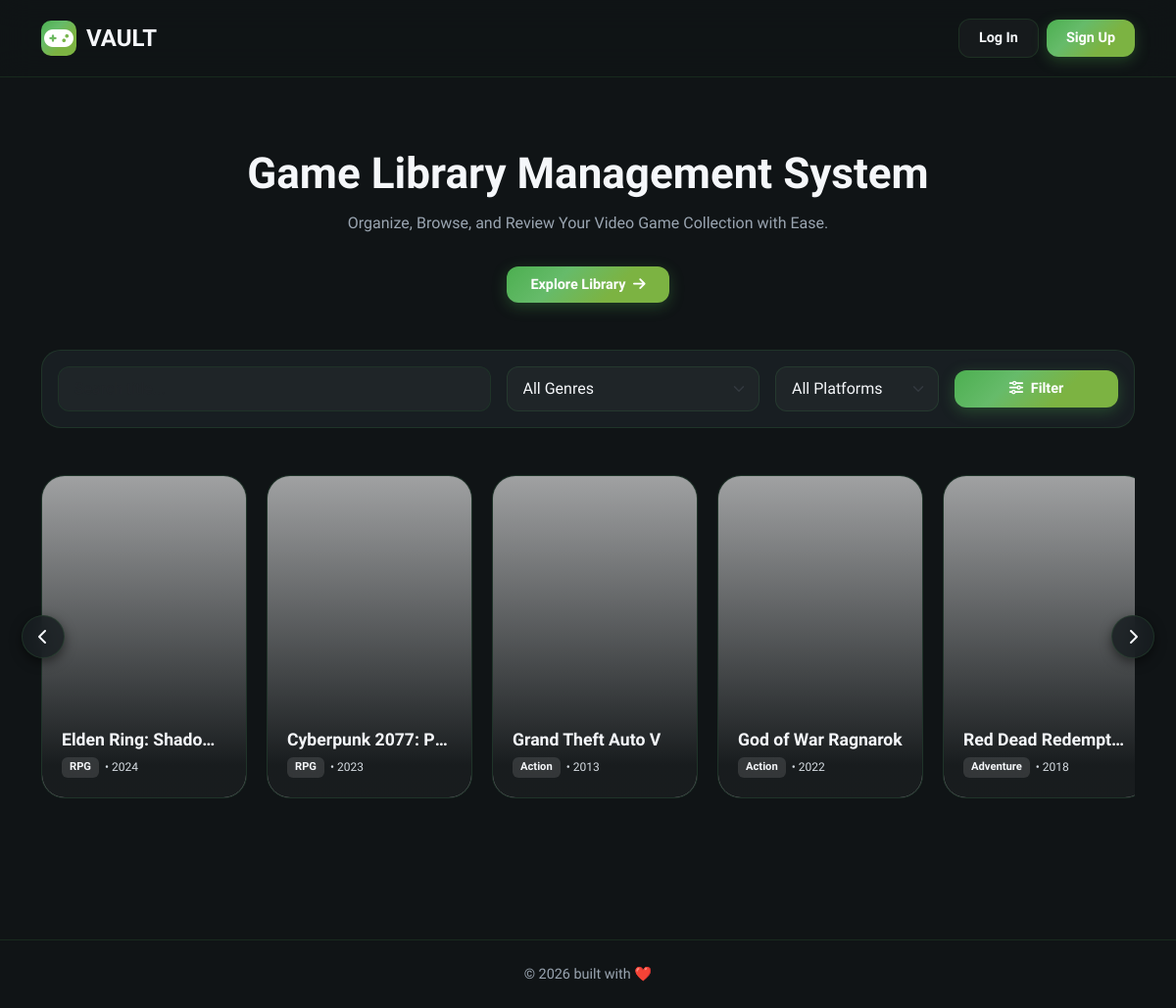
The page / on the database its author committed.
### tables this page shows
CREATE TABLE Games (
    Game_ID INT AUTO_INCREMENT PRIMARY KEY,
    Title VARCHAR(150) NOT NULL,
    Genre_ID INT,
    Platform_ID INT,
    AgeRating_ID INT,
    Release_Year INT,
    Description TEXT,
    Cover_Image VARCHAR(255) DEFAULT 'default_cover.jpg',
    FOREIGN KEY (Genre_ID) REFERENCES Genres(Genre_ID),
    FOREIGN KEY (Platform_ID) REFERENCES Platforms(Platform_ID),
    FOREIGN KEY (AgeRating_ID) REFERENCES AgeRatings(AgeRating_ID)
);

CREATE TABLE `Genres` (
    `Genre_ID` INT AUTO_INCREMENT PRIMARY KEY,
    `Genre_Name` VARCHAR(50) NOT NULL UNIQUE
);

### index.php (the view, shortened to what this page needs)
<?php
require 'db.php';
$search = $_GET['search'] ?? '';
$sql = "SELECT g.*, gen.Genre_Name, p.Platform_Name, a.Rating_Name
        FROM Games g
        LEFT JOIN Genres gen ON g.Genre_ID = gen.Genre_ID
        LEFT JOIN Platforms p ON g.Platform_ID = p.Platform_ID
        LEFT JOIN AgeRatings a ON g.AgeRating_ID = a.AgeRating_ID
        WHERE 1=1";
$params = [];
$sql .= " LIMIT 12";
$stmt = $pdo->prepare($sql);
$stmt->execute($params);
$games = $stmt->fetchAll();
?>
<!DOCTYPE html>
<html lang="en">
<head>
    <link href="https://cdn.jsdelivr.net/npm/bootstrap@5.3.0/dist/css/bootstrap.min.css" rel="stylesheet">
    <link href="https://cdnjs.cloudflare.com/ajax/libs/font-awesome/6.4.0/css/all.min.css" rel="stylesheet">
</head>
<body>
    <nav class="navbar navbar-expand-lg navbar-custom">
        <div class="container">
            <a class="navbar-brand" href="index.php">
                <div class="brand-icon">
                    <i class="fa-solid fa-gamepad"></i>
                </div>
                <span>VAULT</span>
            </a>
            <div class="ms-auto d-flex align-items-center gap-2">
                <?php if (isset($_SESSION['user_id'])): ?>
                    <a class="btn btn-outline-custom nav-btn" href="profile.php">
                        <i class="fa-regular fa-user text-warning me-1"></i> My Profile (<?= htmlspecialchars($_SESSION['username']); ?>)
                    </a>
                    <a class="btn btn-outline-custom nav-btn" href="logout.php">Logout</a>
                <?php elseif (isset($_SESSION['admin_id'])): ?>
                    <a class="btn btn-gradient nav-btn me-2" href="admin_dashboard.php"><i class="fa-solid fa-gauge me-1"></i> Admin Dashboard</a>
                    <a class="btn btn-outline-custom nav-btn" href="logout.php">Logout</a>
                <?php else: ?>
                    <a class="btn btn-outline-custom nav-btn" href="login.php">Log In</a>
                    <a class="btn btn-gradient nav-btn" href="register.php">Sign Up</a>
                <?php endif; ?>
            </div>
        </div>
    </nav>
    <div class="container my-4">
        <header class="hero-section">
            <h1 class="hero-title">Game Library Management System</h1>
            <p class="hero-subtitle">Organize, Browse, and Review Your Video Game Collection with Ease.</p>
            <a href="#games-showcase" class="btn btn-gradient nav-btn px-4 py-2">Explore Library <i class="fa-solid fa-arrow-right ms-1"></i></a>
        </header>
        <div class="filter-container mt-4">
            <form method="GET" class="row g-3 align-items-center">
                <div class="col-md-5">
                    <input type="text" name="search" class="form-control form-control-custom" placeholder="Search title..." value="<?= htmlspecialchars($search) ?>">
                </div>
                <div class="col-md-3">
                    <select name="genre" class="form-select form-select-custom">
                        <option value="">All Genres</option>
                    </select>
                </div>
                <div class="col-md-2">
                    <select name="platform" class="form-select form-select-custom">
                        <option value="">All Platforms</option>
                    </select>
                </div>
                <div class="col-md-2">
                    <button type="submit" class="btn btn-gradient w-100 nav-btn py-2">
                        <i class="fa-solid fa-sliders me-1"></i> Filter
                    </button>
                </div>
            </form>
        </div>
        <div id="games-showcase" class="showcase-container">
            <button class="scroll-arrow left" id="scrollLeft" aria-label="Scroll Left">
                <i class="fa-solid fa-chevron-left"></i>
            </button>
            <div class="showcase-wrapper" id="showcaseWrapper">
                <?php if (!empty($games)): ?>
                    <?php foreach ($games as $game): ?>
                        <?php
                        $cover = trim($game['Cover_Image'] ?? '');
                        $localFile = 'uploads/' . ltrim(str_replace('uploads/', '', $cover), '/');
                        if (!empty($cover) && file_exists(__DIR__ . '/' . $localFile)) {
                            $image_url = $localFile;
                        } else {
                            $image_url = "https://placehold.co/400x600/181E22/4CAF50?text=" . urlencode($game['Title']);
                        }
                        ?>
                        <a href="game_details.php?id=<?= $game['Game_ID'] ?>" class="portrait-card">
                            <img src="<?= htmlspecialchars($image_url) ?>" alt="<?= htmlspecialchars($game['Title']) ?>" class="portrait-card-bg" loading="lazy">
                            <div class="portrait-card-overlay"></div>
                            <div class="portrait-card-content">
                                <h5 class="portrait-title" title="<?= htmlspecialchars($game['Title']) ?>"><?= htmlspecialchars($game['Title']) ?></h5>
                                <div class="portrait-meta">
                                    <span class="portrait-badge"><?= htmlspecialchars($game['Genre_Name'] ?? 'Game') ?></span>
                                    <span>• <?= htmlspecialchars($game['Release_Year']) ?></span>
                                </div>
                            </div>
                        </a>
                    <?php endforeach; ?>
                <?php endif; ?>
            </div>
            <button class="scroll-arrow right" id="scrollRight" aria-label="Scroll Right">
                <i class="fa-solid fa-chevron-right"></i>
            </button>
        </div>
    </div>
    <footer class="footer-custom text-center">
        <div class="container">
            <p class="mb-0">&copy; <?= date('Y') ?> built with ❤️</p>
        </div>
    </footer>
</body>
</html>

### rows shown on the page
games: Title "Elden Ring: Shado…", Genre_ID.Genre_Name "RPG", Release_Year "2024"
games: Title "Cyberpunk 2077: P…", Genre_ID.Genre_Name "RPG", Release_Year "2023"
games: Title "Grand Theft Auto V", Genre_ID.Genre_Name "Action", Release_Year "2013"
games: Title "God of War Ragnarok", Genre_ID.Genre_Name "Action", Release_Year "2022"
games: Title "Red Dead Redempt…", Genre_ID.Genre_Name "Adventure", Release_Year "2018"
